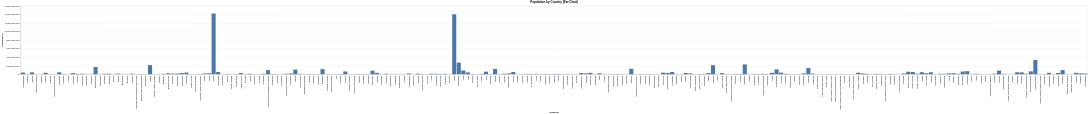

Notebook source saved alongside this figure:
### Code cell
import altair as alt
# Ensure 'Country' column is of type string
df['Country'] = df['Country'].astype(str)

# Create the Altair plot (Bar Chart)
chart = alt.Chart(df).mark_bar().encode(
    x=alt.X('Country:N', title='Country'),  # Nominal data type for Country
    y=alt.Y('Total:Q', title='Population'),  # Quantitative data type for Total
    tooltip=['Country', 'Total']  # Add tooltips for interactivity
).properties(
    title='Population by Country (Bar Chart)'
)

# Display the chart
chart

### Figure 1 — Vega-Lite specification as saved in the notebook (floating-point values rounded to 4 significant figures; data arrays with more than 128 entries replaced by an {"elided": "..."} marker saying what was removed)
{"config": {"view": {"continuousWidth": 300, "continuousHeight": 300}}, "data": {"name": "data-04976d7d883d40f2553f4c6de54e5da0"}, "mark": {"type": "bar"}, "encoding": {"tooltip": [{"field": "Country", "type": "nominal"}, {"field": "Total", "type": "quantitative"}], "x": {"field": "Country", "title": "Country", "type": "nominal"}, "y": {"field": "Total", "title": "Population", "type": "quantitative"}}, "title": "Population by Country (Bar Chart)", "$schema": "https://vega.github.io/schema/vega-lite/v5.20.1.json", "datasets": {"data-04976d7d883d40f2553f4c6de54e5da0": {"elided": "235 records"}}}
